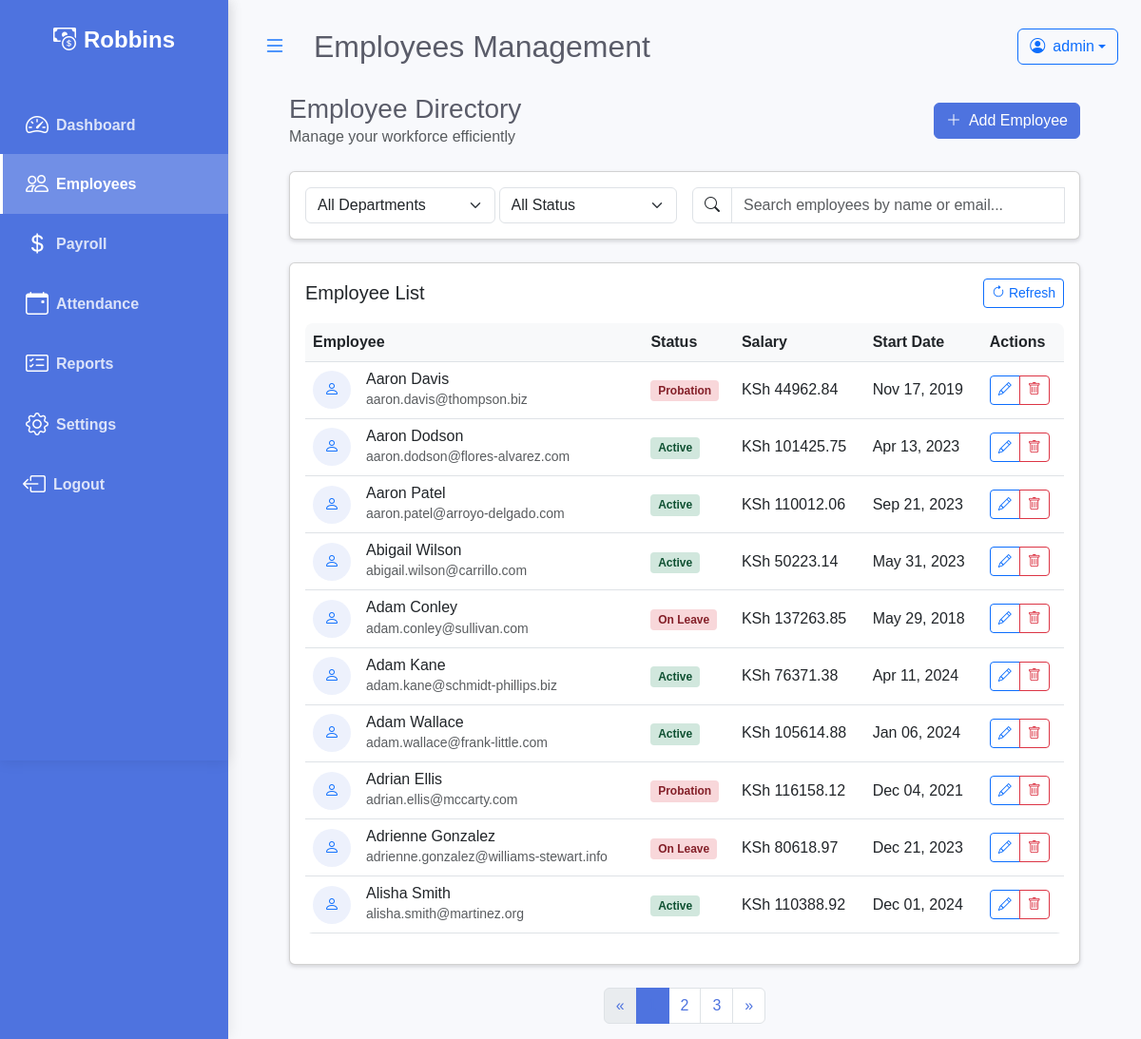
Page /employees/ (signed in) on the committed database.
### payroll/models.py (models this page shows, shortened)
class Company(models.Model):
    name = models.CharField(max_length=255)
    logo = models.ImageField(upload_to='logos/', null=True, blank=True)

class Employee(models.Model):
    ACTIVE_STATUS = [
        ('active', 'Active'),
        ('on_leave', 'On Leave'),
        ('probation', 'Probation'),
    ]
    DEPARTMENT_CHOICES = [
        ('engineering', 'Engineering'),
        ('marketing', 'Marketing'),
        ('sales', 'Sales'),
        ('human_resource', 'Human Resource'),
        ('finance', 'Finance'),
        ('design', 'Design'),
    ]
    first_name = models.CharField(max_length=30)
    last_name = models.CharField(max_length=30)
    email = models.EmailField()
    phone_number = models.CharField(max_length=15, blank=True, null=True)
    hire_date = models.DateField()
    department = models.CharField(
        max_length=20,
        choices=DEPARTMENT_CHOICES,
        null=True,
        blank=True,
    )
    salary = models.DecimalField(max_digits=10, decimal_places=2)
    is_active = models.CharField(
        max_length=10,
        choices=ACTIVE_STATUS,
        default='active',
    )

### payroll/views.py (the view)
# urls.py: path('employees/', views.employee_list, name='employee_list'),
@login_required
def employee_list(request):
    status_filter = request.GET.get('status', '')
    department_filter = request.GET.get('department', '')
    search_query = request.GET.get('search', '').strip()
    sort_by = request.GET.get('sort', 'id')
    page = request.GET.get('page', 1)
    employees = Employee.objects.all().order_by('first_name', 'last_name')
    if search_query:
        employees = employees.filter(
            Q(first_name__icontains=search_query) |
            Q(last_name__icontains=search_query) |
            Q(email__icontains=search_query)
        )
    if status_filter:
        employees = employees.filter(is_active=status_filter)
    if department_filter:
        employees = employees.filter(department=department_filter)
    paginator = Paginator(employees, 10)
    try:
        employees_page = paginator.page(page)
    except PageNotAnInteger:
        employees_page = paginator.page(1)
    except EmptyPage:
        employees_page = paginator.page(paginator.num_pages)
    if request.headers.get('x-requested-with') == 'XMLHttpRequest':
        return render(request, 'payroll/partials/employee_table_body.html', {'employees': employees_page})
    context = {
        'employees': employees_page,
        'search_query': search_query,
        'department_choices': Employee.DEPARTMENT_CHOICES,
        'status_choices': Employee.ACTIVE_STATUS,
        'current_department': department_filter,
        'current_status': status_filter,
        'status_counts': Employee.objects.values('is_active').annotate(count=Count('id')),
    }
    return render(request, 'payroll/employees.html', context)

### payroll/templates/payroll/employees.html (shortened to what this page needs)
{% extends 'base.html' %}
{% load static %}
{% block page_title %}Employees Management{% endblock %}
{% block extra_css %}
<link rel="stylesheet" href="{% static 'css/employees.css' %}">
{% endblock %}
{% block content %}
<div class="container-fluid">
  <div class="d-flex justify-content-between align-items-center mb-4">
    <div>
      <h3 class="mb-0">Employee Directory</h3>
      <p class="text-muted mb-0">Manage your workforce efficiently</p>
    </div>
    <a href="{% url 'add_employee' %}" class="btn btn-primary">
      <i class="bi bi-plus-lg me-2"></i>Add Employee
    </a>
  </div>
  <div class="card shadow-sm mb-4">
    <div class="card-body">
      <div class="row g-3 align-items-center">
        <div class="col-md-3">
          <select class="form-select department-filter" id="departmentFilter">
            <option value="">All Departments</option>
          </select>
        </div>
        <div class="col-md-3">
          <select class="form-select" id="statusFilter">
            <option value="">All Status</option>
          </select>
        </div>
        <div class="col-md-6">
          <div class="input-group position-relative">
            <span class="input-group-text bg-transparent">
              <i class="bi bi-search"></i>
            </span>
            <input type="text" class="form-control" id="searchEmployee" name="search" value="{{ search_query }}" placeholder="Search employees by name or email...">
          </div>
        </div>
      </div>
    </div>
  </div>
  <div class="card shadow-sm">
    <div class="card-body">
      <div class="d-flex justify-content-between align-items-center mb-3">
        <h5 class="card-title mb-0">Employee List</h5>
        <button class="btn btn-sm btn-outline-primary" id="refreshEmployees" title="Refresh Employee List">
          <i class="bi bi-arrow-clockwise"></i> Refresh
        </button>
      </div>
      <div class="table-responsive">
        <table class="table table-hover align-middle" id="employeesTable">
          <thead>
            <tr>
              <th>Employee</th>
              <th>Status</th>
              <th>Salary</th>
              <th>Start Date</th>
              <th>Actions</th>
            </tr>
          </thead>
          <tbody id="employeeTableBody">
            {% include 'payroll/partials/employee_table_body.html' %}
          </tbody>
        </table>
      </div>
    </div>
  </div>
  <div class="d-flex justify-content-center mt-4">
    <nav aria-label="Employee pagination">
      <ul class="pagination">
        {% if employees.has_previous %}
          <li class="page-item">
            <a class="page-link" href="?page={{ employees.previous_page_number }}{% if current_department %}&department={{ current_department }}{% endif %}{% if current_status %}&status={{ current_status }}{% endif %}{% if search_query %}&search={{ search_query }}{% endif %}" aria-label="Previous">
              <span aria-hidden="true">&laquo;</span>
            </a>
          </li>
        {% else %}
          <li class="page-item disabled">
            <span class="page-link">&laquo;</span>
          </li>
        {% endif %}
        {% for num in employees.paginator.page_range %}
          {% if employees.number == num %}
            <li class="page-item active"><span class="page-link">{{ num }}</span></li>
          {% elif num > employees.number|add:'-3' and num < employees.number|add:'3' %}
            <li class="page-item"><a class="page-link" href="?page={{ num }}">{{ num }}</a></li>
          {% endif %}
        {% endfor %}
        {% if employees.has_next %}
          <li class="page-item">
            <a class="page-link" href="?page={{ employees.next_page_number }}" aria-label="Next">
              <span aria-hidden="true">&raquo;</span>
            </a>
          </li>
        {% else %}
          <li class="page-item disabled">
            <span class="page-link">&raquo;</span>
          </li>
        {% endif %}
      </ul>
    </nav>
  </div>
</div>
{% endblock %}

### templates/base.html (shortened to what this page needs)
{% load static %}
<!DOCTYPE html>
<html lang="en">
<head>
    <link href="https://cdn.jsdelivr.net/npm/bootstrap@5.3.0/dist/css/bootstrap.min.css" rel="stylesheet">
    <link href="https://cdn.jsdelivr.net/npm/bootstrap-icons@1.11.0/font/bootstrap-icons.css" rel="stylesheet">
    <link href="https://cdn.jsdelivr.net/npm/select2@4.1.0-rc.0/dist/css/select2.min.css" rel="stylesheet" />
    <link href="https://cdn.jsdelivr.net/npm/select2-bootstrap-5-theme@1.3.0/dist/select2-bootstrap-5-theme.min.css" rel="stylesheet">
    <link rel="stylesheet" href="{% static 'css/style.css' %}">
    <link rel="stylesheet" href="{% static 'css/responsive.css' %}">
    {% block extra_css %}{% endblock %}
</head>
<body {% if user.is_authenticated %}data-session-timeout="{{ request.session.get_expiry_age|default:900 }}"{% endif %}>
    <div id="wrapper" class="page-transition">
        <div id="sidebar-wrapper" class="sidebar">
            {% include 'sidebar.html' %}
        </div>
        <div id="page-content-wrapper">
            <nav class="navbar navbar-expand-lg navbar-light bg-transparent py-4 px-4">
                <div class="d-flex align-items-center">
                    <button class="btn btn-link text-primary fs-4 me-3 d-none d-lg-inline" id="sidebar-toggle" style="box-shadow:none;"><i class="bi bi-list"></i></button>
                    <h2 class="fs-2 m-0">{% block page_title %}{% endblock %}</h2>
                </div>
                {% if user.is_authenticated %}
                <div class="ms-auto d-flex align-items-center">
                    <div class="dropdown">
                        <button class="btn btn-outline-primary dropdown-toggle d-flex align-items-center" type="button" id="userDropdown" data-bs-toggle="dropdown" aria-expanded="false">
                            <i class="bi bi-person-circle me-2"></i>
                            <span>{{ user.username }}</span>
                        </button>
                    </div>
                </div>
                {% endif %}
            </nav>
            <div class="container-fluid">
                {% block content %}{% endblock %}
            </div>
        </div>
    </div>
</body>
</html>

### templates/sidebar.html (shortened to what this page needs)
{% load company_tags %}
<div class="bg-primary-dark" id="sidebar-wrapper">
      <div class="sidebar-heading text-center py-4 fs-4 fw-bold text-white">
        <i class="bi bi-cash-coin me-2"></i><span class="sidebar-label">{% get_company_name %}</span>
      </div>
      <div class="list-group list-group-flush my-3">
        <a href="{% url 'index'%}" class="list-group-item list-group-item-action bg-transparent second-text fw-bold {% if request.resolver_match.url_name == 'index' %}active{% endif %}">
          <i class="bi bi-speedometer2 me-2"></i><span class="sidebar-label">Dashboard</span>
        </a>
        <a href="{% url 'employee_list'%}" class="list-group-item list-group-item-action bg-transparent second-text fw-bold {% if request.resolver_match.url_name == 'employee_list' %}active{% endif %}">
          <i class="bi bi-people me-2"></i><span class="sidebar-label">Employees</span>
        </a>
        <a href="{% url 'payroll'%}" class="list-group-item list-group-item-action bg-transparent second-text fw-bold {% if request.resolver_match.url_name == 'payroll' %}active{% endif %}">
          <i class="bi bi-currency-dollar me-2"></i><span class="sidebar-label">Payroll</span>
        </a>
        <a href="#" class="list-group-item list-group-item-action bg-transparent second-text fw-bold">
          <i class="bi bi-calendar-event me-2"></i><span class="sidebar-label">Attendance</span>
        </a>
        <a href="{% url 'reports' %}" class="list-group-item list-group-item-action bg-transparent second-text fw-bold {% if request.resolver_match.url_name == 'reports' %}active{% endif %}">
          <i class="bi bi-card-checklist me-2"></i><span class="sidebar-label">Reports</span>
        </a>
        <a href="{% url 'company_settings' %}" class="list-group-item list-group-item-action bg-transparent second-text fw-bold {% if request.resolver_match.url_name == 'company_settings' %}active{% endif %}">
          <i class="bi bi-gear me-2"></i><span class="sidebar-label">Settings</span>
        </a>
        {% if user.is_authenticated %}
        <a href="#" onclick="event.preventDefault(); document.getElementById('logout-form').submit();" class="list-group-item list-group-item-action bg-transparent text-danger fw-bold border-0 w-100 text-start">
          <i class="bi bi-box-arrow-left me-2"></i><span class="sidebar-label">Logout</span>
        </a>
        {% else %}
        <a href="{% url 'login' %}" class="list-group-item list-group-item-action bg-transparent second-text fw-bold">
          <i class="bi bi-box-arrow-in-right me-2"></i><span class="sidebar-label">Login</span>
        </a>
        {% endif %}
      </div>
    </div>

### payroll/templates/payroll/partials/employee_table_body.html (shortened to what this page needs)
{% for employee in employees %}
<tr>
  <td>
    <div class="d-flex align-items-center">
      {% if employee.profile_image %}
      <img src="{{ employee.profile_image.url }}" alt="{{ employee.full_name }}" class="avatar me-3">
      {% else %}
      <div class="avatar me-3 bg-primary-light d-flex align-items-center justify-content-center">
        <i class="bi bi-person text-primary"></i>
      </div>
      {% endif %}
      <div>
        <h6 class="mb-0">{{ employee.first_name }} {{ employee.last_name }}</h6>
        <small class="text-muted">{{ employee.email }}</small>
      </div>
    </div>
  </td>
  <td>
    <span class="status-badge {% if employee.is_active == 'active' %}status-active{% else %}status-inactive{% endif %}">
      {{ employee.get_is_active_display }}
    </span>
  </td>
  <td>KSh {{ employee.salary|floatformat:2 }}</td>
  <td>{{ employee.hire_date|date:"M d, Y" }}</td>
  <td>
    <div class="btn-group">
      <a href="{% url 'edit_employee' employee.id %}" class="btn btn-sm btn-outline-primary">
        <i class="bi bi-pencil"></i>
      </a>
      <button type="button" class="btn btn-sm btn-outline-danger"
              onclick="confirmDelete('{{ employee.id }}', '{{ employee.first_name }} {{ employee.last_name }}')">
        <i class="bi bi-trash"></i>
      </button>
    </div>
  </td>
</tr>
{% endfor %}

### rows in the picture
Company: name "Robbins"
Employee: first_name "Aaron", last_name "Davis", email "aaron.davis@thompson.biz", is_active "Probation", salary "44962.84", hire_date "Nov 17, 2019"
Employee: first_name "Aaron", last_name "Dodson", email "aaron.dodson@flores-alvarez.com", is_active "Active", salary "101425.75", hire_date "Apr 13, 2023"
Employee: first_name "Aaron", last_name "Patel", email "aaron.patel@arroyo-delgado.com", is_active "Active", salary "110012.06", hire_date "Sep 21, 2023"
Employee: first_name "Abigail", last_name "Wilson", email "abigail.wilson@carrillo.com", is_active "Active", salary "50223.14", hire_date "May 31, 2023"
Employee: first_name "Adam", last_name "Conley", email "adam.conley@sullivan.com", is_active "On Leave", salary "137263.85", hire_date "May 29, 2018"
Employee: first_name "Adam", last_name "Kane", email "adam.kane@schmidt-phillips.biz", is_active "Active", salary "76371.38", hire_date "Apr 11, 2024"
Employee: first_name "Adam", last_name "Wallace", email "adam.wallace@frank-little.com", is_active "Active", salary "105614.88", hire_date "Jan 06, 2024"
Employee: first_name "Adrian", last_name "Ellis", email "adrian.ellis@mccarty.com", is_active "Probation", salary "116158.12", hire_date "Dec 04, 2021"
Employee: first_name "Adrienne", last_name "Gonzalez", email "adrienne.gonzalez@williams-stewart.info", is_active "On Leave", salary "80618.97", hire_date "Dec 21, 2023"
Employee: first_name "Alisha", last_name "Smith", email "alisha.smith@martinez.org", is_active "Active", salary "110388.92", hire_date "Dec 01, 2024"

### other values in the picture
{{ user.username }} "admin"
{{ num }} "2" "3"
